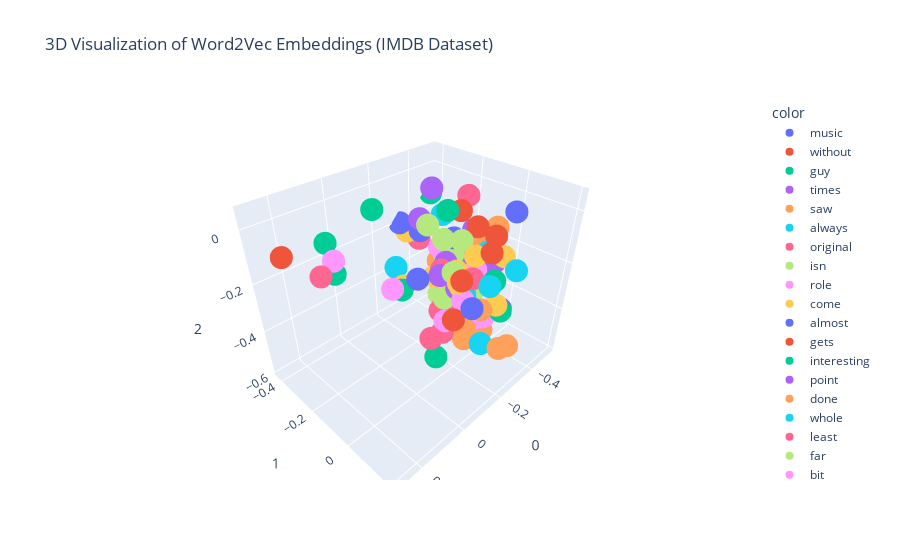

Source (notebook cell):
### Code cell
# ----------------------------------------------------------
# IMPORTS
# ----------------------------------------------------------
import numpy as np
import pandas as pd
import gensim
from gensim.utils import simple_preprocess
from keras.datasets import imdb
from sklearn.decomposition import PCA
import plotly.express as px


# ----------------------------------------------------------
# LOAD INBUILT IMDB DATASET (NO CSV, NO FOLDER NEEDED)
# ----------------------------------------------------------
# Load IMDB dataset with top 10,000 most frequent words
(X_train, y_train), (X_test, y_test) = imdb.load_data(num_words=10000)

# Load word-index dictionary to decode encoded reviews
word_index = imdb.get_word_index()

# Reverse dictionary: id → word
reverse_word_index = {value: key for key, value in word_index.items()}

# Function to convert encoded review to plain text
def decode_review(encoded_review):
    # IMDB reserves first 3 indices for special tokens
    return " ".join([reverse_word_index.get(i - 3, "?") for i in encoded_review])


# ----------------------------------------------------------
# CREATE TEXT CORPUS FOR WORD2VEC
# ----------------------------------------------------------
corpus = []

# Combine BOTH training & testing reviews (50,000 total)
all_reviews = np.concatenate((X_train, X_test))

# Convert each encoded review into text + tokenize
for review in all_reviews:
    raw_text = decode_review(review)
    
    # Convert sentence to a list of cleaned tokens
    tokens = simple_preprocess(raw_text)
    
    corpus.append(tokens)    # Add tokenized sentence to corpus


# ----------------------------------------------------------
# TRAIN WORD2VEC MODEL
# ----------------------------------------------------------
# Initialize Word2Vec model
model = gensim.models.Word2Vec(
    vector_size=100,   # embedding dimension
    window=5,          # context window
    min_count=5,       # ignore rare words
    workers=4,         # use 4 CPU cores
)

# Build vocabulary
model.build_vocab(corpus)

# Train the model
model.train(
    corpus,
    total_examples=model.corpus_count,
    epochs=model.epochs
)

print("Word2Vec Training Completed!")


# ----------------------------------------------------------
# WORD SIMILARITY TESTS
# ----------------------------------------------------------
# Example: find similar words to "good"
print("\nWords similar to 'good':")
print(model.wv.most_similar("good"))

# Example odd-one-out test
print("\nOdd one out test:")
print(model.wv.doesnt_match(["good", "great", "excellent", "king"]))


# ----------------------------------------------------------
# EXTRACT WORD EMBEDDINGS
# ----------------------------------------------------------
vectors = model.wv.get_normed_vectors()     # embedding matrix
words = model.wv.index_to_key               # list of words

print("\nVocabulary Size:", len(words))
print("Embedding Matrix Shape:", vectors.shape)


# ----------------------------------------------------------
# PCA REDUCTION TO 3D FOR VISUALIZATION
# ----------------------------------------------------------
pca = PCA(n_components=3)

# Reduce embeddings from 100D → 3D
X_reduced = pca.fit_transform(vectors)

print("\nPCA Shape:", X_reduced.shape)


# ----------------------------------------------------------
# 3D VISUALIZATION USING PLOTLY
# ----------------------------------------------------------
# Select a slice of 200 words for plotting
slice_start = 200
slice_end = 300

fig = px.scatter_3d(
    X_reduced[slice_start:slice_end],
    x=0, y=1, z=2,
    color=words[slice_start:slice_end],
    title="3D Visualization of Word2Vec Embeddings (IMDB Dataset)"
)

fig.show()

# ----------------------------------------------------------
# END OF FILE
# ----------------------------------------------------------

### Figure 1 — Plotly figure (JSON) as saved in the notebook; plotly's stock layout.template omitted (floating-point values rounded to 4 significant figures)
{"data": [{"hovertemplate": "color=music<br>0=%{x}<br>1=%{y}<br>2=%{z}<extra></extra>", "legendgroup": "music", "marker": {"color": "#636efa", "symbol": "circle"}, "mode": "markers", "name": "music", "scene": "scene", "showlegend": true, "type": "scatter3d", "x": [-0.3098], "y": [-0.2936], "z": [-0.1753]}, {"hovertemplate": "color=without<br>0=%{x}<br>1=%{y}<br>2=%{z}<extra></extra>", "legendgroup": "without", "marker": {"color": "#EF553B", "symbol": "circle"}, "mode": "markers", "name": "without", "scene": "scene", "showlegend": true, "type": "scatter3d", "x": [-0.3858], "y": [-0.07823], "z": [-0.1077]}, {"hovertemplate": "color=guy<br>0=%{x}<br>1=%{y}<br>2=%{z}<extra></extra>", "legendgroup": "guy", "marker": {"color": "#00cc96", "symbol": "circle"}, "mode": "markers", "name": "guy", "scene": "scene", "showlegend": true, "type": "scatter3d", "x": [0.02849], "y": [0.1114], "z": [-0.3349]}, {"hovertemplate": "color=times<br>0=%{x}<br>1=%{y}<br>2=%{z}<extra></extra>", "legendgroup": "times", "marker": {"color": "#ab63fa", "symbol": "circle"}, "mode": "markers", "name": "times", "scene": "scene", "showlegend": true, "type": "scatter3d", "x": [-0.4052], "y": [-0.09857], "z": [-0.2936]}, {"hovertemplate": "color=saw<br>0=%{x}<br>1=%{y}<br>2=%{z}<extra></extra>", "legendgroup": "saw", "marker": {"color": "#FFA15A", "symbol": "circle"}, "mode": "markers", "name": "saw", "scene": "scene", "showlegend": true, "type": "scatter3d", "x": [-0.3018], "y": [-0.04044], "z": [-0.5604]}, {"hovertemplate": "color=always<br>0=%{x}<br>1=%{y}<br>2=%{z}<extra></extra>", "legendgroup": "always", "marker": {"color": "#19d3f3", "symbol": "circle"}, "mode": "markers", "name": "always", "scene": "scene", "showlegend": true, "type": "scatter3d", "x": [-0.168], "y": [-0.28], "z": [-0.2719]}, {"hovertemplate": "color=original<br>0=%{x}<br>1=%{y}<br>2=%{z}<extra></extra>", "legendgroup": "original", "marker": {"color": "#FF6692", "symbol": "circle"}, "mode": "markers", "name": "original", "scene": "scene", "showlegend": true, "type": "scatter3d", "x": [-0.4201], "y": [-0.4097], "z": [-0.2965]}, {"hovertemplate": "color=isn<br>0=%{x}<br>1=%{y}<br>2=%{z}<extra></extra>", "legendgroup": "isn", "marker": {"color": "#B6E880", "symbol": "circle"}, "mode": "markers", "name": "isn", "scene": "scene", "showlegend": true, "type": "scatter3d", "x": [-0.3958], "y": [-0.2474], "z": [-0.2863]}, {"hovertemplate": "color=role<br>0=%{x}<br>1=%{y}<br>2=%{z}<extra></extra>", "legendgroup": "role", "marker": {"color": "#FF97FF", "symbol": "circle"}, "mode": "markers", "name": "role", "scene": "scene", "showlegend": true, "type": "scatter3d", "x": [0.09872], "y": [-0.2833], "z": [-0.1297]}, {"hovertemplate": "color=come<br>0=%{x}<br>1=%{y}<br>2=%{z}<extra></extra>", "legendgroup": "come", "marker": {"color": "#FECB52", "symbol": "circle"}, "mode": "markers", "name": "come", "scene": "scene", "showlegend": true, "type": "scatter3d", "x": [-0.3214], "y": [0.07722], "z": [-0.3403]}, {"hovertemplate": "color=almost<br>0=%{x}<br>1=%{y}<br>2=%{z}<extra></extra>", "legendgroup": "almost", "marker": {"color": "#636efa", "symbol": "circle"}, "mode": "markers", "name": "almost", "scene": "scene", "showlegend": true, "type": "scatter3d", "x": [-0.4023], "y": [-0.2016], "z": [-0.2068]}, {"hovertemplate": "color=gets<br>0=%{x}<br>1=%{y}<br>2=%{z}<extra></extra>", "legendgroup": "gets", "marker": {"color": "#EF553B", "symbol": "circle"}, "mode": "markers", "name": "gets", "scene": "scene", "showlegend": true, "type": "scatter3d", "x": [-0.03937], "y": [0.1172], "z": [-0.2239]}, {"hovertemplate": "color=interesting<br>0=%{x}<br>1=%{y}<br>2=%{z}<extra></extra>", "legendgroup": "interesting", "marker": {"color": "#00cc96", "symbol": "circle"}, "mode": "markers", "name": "interesting", "scene": "scene", "showlegend": true, "type": "scatter3d", "x": [-0.505], "y": [-0.4269], "z": [-0.1211]}, {"hovertemplate": "color=point<br>0=%{x}<br>1=%{y}<br>2=%{z}<extra></extra>", "legendgroup": "point", "marker": {"color": "#ab63fa", "symbol": "circle"}, "mode": "markers", "name": "point", "scene": "scene", "showlegend": true, "type": "scatter3d", "x": [-0.4304], "y": [-0.02398], "z": [-0.2545]}, {"hovertemplate": "color=done<br>0=%{x}<br>1=%{y}<br>2=%{z}<extra></extra>", "legendgroup": "done", "marker": {"color": "#FFA15A", "symbol": "circle"}, "mode": "markers", "name": "done", "scene": "scene", "showlegend": true, "type": "scatter3d", "x": [-0.3874], "y": [-0.2657], "z": [-0.3313]}, {"hovertemplate": "color=whole<br>0=%{x}<br>1=%{y}<br>2=%{z}<extra></extra>", "legendgroup": "whole", "marker": {"color": "#19d3f3", "symbol": "circle"}, "mode": "markers", "name": "whole", "scene": "scene", "showlegend": true, "type": "scatter3d", "x": [-0.4594], "y": [-0.1417], "z": [-0.2768]}, {"hovertemplate": "color=least<br>0=%{x}<br>1=%{y}<br>2=%{z}<extra></extra>", "legendgroup": "least", "marker": {"color": "#FF6692", "symbol": "circle"}, "mode": "markers", "name": "least", "scene": "scene", "showlegend": true, "type": "scatter3d", "x": [-0.4101], "y": [-0.1751], "z": [-0.3465]}, {"hovertemplate": "color=far<br>0=%{x}<br>1=%{y}<br>2=%{z}<extra></extra>", "legendgroup": "far", "marker": {"color": "#B6E880", "symbol": "circle"}, "mode": "markers", "name": "far", "scene": "scene", "showlegend": true, "type": "scatter3d", "x": [-0.3563], "y": [-0.2138], "z": [-0.2006]}, {"hovertemplate": "color=bit<br>0=%{x}<br>1=%{y}<br>2=%{z}<extra></extra>", "legendgroup": "bit", "marker": {"color": "#FF97FF", "symbol": "circle"}, "mode": "markers", "name": "bit", "scene": "scene", "showlegend": true, "type": "scatter3d", "x": [-0.39], "y": [-0.2629], "z": [-0.2672]}, {"hovertemplate": "color=script<br>0=%{x}<br>1=%{y}<br>2=%{z}<extra></extra>", "legendgroup": "script", "marker": {"color": "#FECB52", "symbol": "circle"}, "mode": "markers", "name": "script", "scene": "scene", "showlegend": true, "type": "scatter3d", "x": [-0.3497], "y": [-0.4087], "z": [-0.2353]}, {"hovertemplate": "color=minutes<br>0=%{x}<br>1=%{y}<br>2=%{z}<extra></extra>", "legendgroup": "minutes", "marker": {"color": "#636efa", "symbol": "circle"}, "mode": "markers", "name": "minutes", "scene": "scene", "showlegend": true, "type": "scatter3d", "x": [-0.448], "y": [0.01799], "z": [-0.458]}, {"hovertemplate": "color=family<br>0=%{x}<br>1=%{y}<br>2=%{z}<extra></extra>", "legendgroup": "family", "marker": {"color": "#EF553B", "symbol": "circle"}, "mode": "markers", "name": "family", "scene": "scene", "showlegend": true, "type": "scatter3d", "x": [-0.1686], "y": [0.1425], "z": [-0.03262]}, {"hovertemplate": "color=feel<br>0=%{x}<br>1=%{y}<br>2=%{z}<extra></extra>", "legendgroup": "feel", "marker": {"color": "#00cc96", "symbol": "circle"}, "mode": "markers", "name": "feel", "scene": "scene", "showlegend": true, "type": "scatter3d", "x": [-0.5191], "y": [-0.1997], "z": [-0.2963]}, {"hovertemplate": "color=anything<br>0=%{x}<br>1=%{y}<br>2=%{z}<extra></extra>", "legendgroup": "anything", "marker": {"color": "#ab63fa", "symbol": "circle"}, "mode": "markers", "name": "anything", "scene": "scene", "showlegend": true, "type": "scatter3d", "x": [-0.3944], "y": [-0.1178], "z": [-0.3605]}, {"hovertemplate": "color=making<br>0=%{x}<br>1=%{y}<br>2=%{z}<extra></extra>", "legendgroup": "making", "marker": {"color": "#FFA15A", "symbol": "circle"}, "mode": "markers", "name": "making", "scene": "scene", "showlegend": true, "type": "scatter3d", "x": [-0.4573], "y": [-0.1028], "z": [-0.1964]}, {"hovertemplate": "color=might<br>0=%{x}<br>1=%{y}<br>2=%{z}<extra></extra>", "legendgroup": "might", "marker": {"color": "#19d3f3", "symbol": "circle"}, "mode": "markers", "name": "might", "scene": "scene", "showlegend": true, "type": "scatter3d", "x": [-0.3754], "y": [-0.1464], "z": [-0.3196]}, {"hovertemplate": "color=since<br>0=%{x}<br>1=%{y}<br>2=%{z}<extra></extra>", "legendgroup": "since", "marker": {"color": "#FF6692", "symbol": "circle"}, "mode": "markers", "name": "since", "scene": "scene", "showlegend": true, "type": "scatter3d", "x": [-0.3068], "y": [-0.1585], "z": [-0.4576]}, {"hovertemplate": "color=am<br>0=%{x}<br>1=%{y}<br>2=%{z}<extra></extra>", "legendgroup": "am", "marker": {"color": "#B6E880", "symbol": "circle"}, "mode": "markers", "name": "am", "scene": "scene", "showlegend": true, "type": "scatter3d", "x": [-0.3168], "y": [-0.1645], "z": [-0.4312]}, {"hovertemplate": "color=ll<br>0=%{x}<br>1=%{y}<br>2=%{z}<extra></extra>", "legendgroup": "ll", "marker": {"color": "#FF97FF", "symbol": "circle"}, "mode": "markers", "name": "ll", "scene": "scene", "showlegend": true, "type": "scatter3d", "x": [-0.3778], "y": [-0.05025], "z": [-0.5028]}, {"hovertemplate": "color=last<br>0=%{x}<br>1=%{y}<br>2=%{z}<extra></extra>", "legendgroup": "last", "marker": {"color": "#FECB52", "symbol": "circle"}, "mode": "markers", "name": "last", "scene": "scene", "showlegend": true, "type": "scatter3d", "x": [-0.2661], "y": [-0.04663], "z": [-0.4553]}, {"hovertemplate": "color=tv<br>0=%{x}<br>1=%{y}<br>2=%{z}<extra></extra>", "legendgroup": "tv", "marker": {"color": "#636efa", "symbol": "circle"}, "mode": "markers", "name": "tv", "scene": "scene", "showlegend": true, "type": "scatter3d", "x": [-0.313], "y": [-0.1071], "z": [-0.508]}, {"hovertemplate": "color=probably<br>0=%{x}<br>1=%{y}<br>2=%{z}<extra></extra>", "legendgroup": "probably", "marker": {"color": "#EF553B", "symbol": "circle"}, "mode": "markers", "name": "probably", "scene": "scene", "showlegend": true, "type": "scatter3d", "x": [-0.4881], "y": [-0.223], "z": [-0.5296]}, {"hovertemplate": "color=performance<br>0=%{x}<br>1=%{y}<br>2=%{z}<extra></extra>", "legendgroup": "performance", "marker": {"color": "#00cc96", "symbol": "circle"}, "mode": "markers", "name": "performance", "scene": "scene", "showlegend": true, "type": "scatter3d", "x": [0.05212], "y": [-0.3951], "z": [-0.1266]}, {"hovertemplate": "color=kind<br>0=%{x}<br>1=%{y}<br>2=%{z}<extra></extra>", "legendgroup": "kind", "marker": {"color": "#ab63fa", "symbol": "circle"}, "mode": "markers", "name": "kind", "scene": "scene", "showlegend": true, "type": "scatter3d", "x": [-0.4747], "y": [-0.1644], "z": [-0.1844]}, {"hovertemplate": "color=away<br>0=%{x}<br>1=%{y}<br>2=%{z}<extra></extra>", "legendgroup": "away", "marker": {"color": "#FFA15A", "symbol": "circle"}, "mode": "markers", "name": "away", "scene": "scene", "showlegend": true, "type": "scatter3d", "x": [-0.2485], "y": [0.06552], "z": [-0.3282]}, {"hovertemplate": "color=yet<br>0=%{x}<br>1=%{y}<br>2=%{z}<extra></extra>", "legendgroup": "yet", "marker": {"color": "#19d3f3", "symbol": "circle"}, "mode": "markers", "name": "yet", "scene": "scene", "showlegend": true, "type": "scatter3d", "x": [-0.3042], "y": [-0.1785], "z": [-0.066]}, {"hovertemplate": "color=girl<br>0=%{x}<br>1=%{y}<br>2=%{z}<extra></extra>", "legendgroup": "girl", "marker": {"color": "#FF6692", "symbol": "circle"}, "mode": "markers", "name": "girl", "scene": "scene", "showlegend": true, "type": "scatter3d", "x": [0.1106], "y": [0.1656], "z": [-0.1747]}, {"hovertemplate": "color=anyone<br>0=%{x}<br>1=%{y}<br>2=%{z}<extra></extra>", "legendgroup": "anyone", "marker": {"color": "#B6E880", "symbol": "circle"}, "mode": "markers", "name": "anyone", "scene": "scene", "showlegend": true, "type": "scatter3d", "x": [-0.3235], "y": [-0.08997], "z": [-0.3439]}, {"hovertemplate": "color=fun<br>0=%{x}<br>1=%{y}<br>2=%{z}<extra></extra>", "legendgroup": "fun", "marker": {"color": "#FF97FF", "symbol": "circle"}, "mode": "markers", "name": "fun", "scene": "scene", "showlegend": true, "type": "scatter3d", "x": [-0.4331], "y": [-0.3], "z": [-0.3707]}, {"hovertemplate": "color=worst<br>0=%{x}<br>1=%{y}<br>2=%{z}<extra></extra>", "legendgroup": "worst", "marker": {"color": "#FECB52", "symbol": "circle"}, "mode": "markers", "name": "worst", "scene": "scene", "showlegend": true, "type": "scatter3d", "x": [-0.3305], "y": [-0.2326], "z": [-0.3648]}, {"hovertemplate": "color=woman<br>0=%{x}<br>1=%{y}<br>2=%{z}<extra></extra>", "legendgroup": "woman", "marker": {"color": "#636efa", "symbol": "circle"}, "mode": "markers", "name": "woman", "scene": "scene", "showlegend": true, "type": "scatter3d", "x": [0.1373], "y": [0.1417], "z": [0.02028]}, {"hovertemplate": "color=sure<br>0=%{x}<br>1=%{y}<br>2=%{z}<extra></extra>", "legendgroup": "sure", "marker": {"color": "#EF553B", "symbol": "circle"}, "mode": "markers", "name": "sure", "scene": "scene", "showlegend": true, "type": "scatter3d", "x": [-0.4976], "y": [-0.1957], "z": [-0.5118]}, {"hovertemplate": "color=rather<br>0=%{x}<br>1=%{y}<br>2=%{z}<extra></extra>", "legendgroup": "rather", "marker": {"color": "#00cc96", "symbol": "circle"}, "mode": "markers", "name": "rather", "scene": "scene", "showlegend": true, "type": "scatter3d", "x": [-0.3111], "y": [-0.159], "z": [-0.0463]}, {"hovertemplate": "color=hard<br>0=%{x}<br>1=%{y}<br>2=%{z}<extra></extra>", "legendgroup": "hard", "marker": {"color": "#ab63fa", "symbol": "circle"}, "mode": "markers", "name": "hard", "scene": "scene", "showlegend": true, "type": "scatter3d", "x": [-0.3248], "y": [-0.1698], "z": [-0.2697]}, {"hovertemplate": "color=day<br>0=%{x}<br>1=%{y}<br>2=%{z}<extra></extra>", "legendgroup": "day", "marker": {"color": "#FFA15A", "symbol": "circle"}, "mode": "markers", "name": "day", "scene": "scene", "showlegend": true, "type": "scatter3d", "x": [-0.1712], "y": [0.2038], "z": [-0.3695]}, {"hovertemplate": "color=each<br>0=%{x}<br>1=%{y}<br>2=%{z}<extra></extra>", "legendgroup": "each", "marker": {"color": "#19d3f3", "symbol": "circle"}, "mode": "markers", "name": "each", "scene": "scene", "showlegend": true, "type": "scatter3d", "x": [-0.2403], "y": [0.07898], "z": [-0.08539]}, {"hovertemplate": "color=played<br>0=%{x}<br>1=%{y}<br>2=%{z}<extra></extra>", "legendgroup": "played", "marker": {"color": "#FF6692", "symbol": "circle"}, "mode": "markers", "name": "played", "scene": "scene", "showlegend": true, "type": "scatter3d", "x": [0.183], "y": [-0.2329], "z": [-0.1277]}, {"hovertemplate": "color=found<br>0=%{x}<br>1=%{y}<br>2=%{z}<extra></extra>", "legendgroup": "found", "marker": {"color": "#B6E880", "symbol": "circle"}, "mode": "markers", "name": "found", "scene": "scene", "showlegend": true, "type": "scatter3d", "x": [-0.3785], "y": [-0.1835], "z": [-0.2627]}, {"hovertemplate": "color=looking<br>0=%{x}<br>1=%{y}<br>2=%{z}<extra></extra>", "legendgroup": "looking", "marker": {"color": "#FF97FF", "symbol": "circle"}, "mode": "markers", "name": "looking", "scene": "scene", "showlegend": true, "type": "scatter3d", "x": [-0.2149], "y": [0.009808], "z": [-0.2988]}, {"hovertemplate": "color=screen<br>0=%{x}<br>1=%{y}<br>2=%{z}<extra></extra>", "legendgroup": "screen", "marker": {"color": "#FECB52", "symbol": "circle"}, "mode": "markers", "name": "screen", "scene": "scene", "showlegend": true, "type": "scatter3d", "x": [-0.2304], "y": [-0.1204], "z": [-0.2688]}, {"hovertemplate": "color=although<br>0=%{x}<br>1=%{y}<br>2=%{z}<extra></extra>", "legendgroup": "although", "marker": {"color": "#636efa", "symbol": "circle"}, "mode": "markers", "name": "although", "scene": "scene", "showlegend": true, "type": "scatter3d", "x": [-0.327], "y": [-0.4267], "z": [-0.1958]}, {"hovertemplate": "color=our<br>0=%{x}<br>1=%{y}<br>2=%{z}<extra></extra>", "legendgroup": "our", "marker": {"color": "#EF553B", "symbol": "circle"}, "mode": "markers", "name": "our", "scene": "scene", "showlegend": true, "type": "scatter3d", "x": [-0.2201], "y": [0.1167], "z": [-0.006302]}, {"hovertemplate": "color=especially<br>0=%{x}<br>1=%{y}<br>2=%{z}<extra></extra>", "legendgroup": "especially", "marker": {"color": "#00cc96", "symbol": "circle"}, "mode": "markers", "name": "especially", "scene": "scene", "showlegend": true, "type": "scatter3d", "x": [-0.1329], "y": [-0.359], "z": [-0.04999]}, {"hovertemplate": "color=believe<br>0=%{x}<br>1=%{y}<br>2=%{z}<extra></extra>", "legendgroup": "believe", "marker": {"color": "#ab63fa", "symbol": "circle"}, "mode": "markers", "name": "believe", "scene": "scene", "showlegend": true, "type": "scatter3d", "x": [-0.3671], "y": [-0.1439], "z": [-0.3989]}, {"hovertemplate": "color=dvd<br>0=%{x}<br>1=%{y}<br>2=%{z}<extra></extra>", "legendgroup": "dvd", "marker": {"color": "#FFA15A", "symbol": "circle"}, "mode": "markers", "name": "dvd", "scene": "scene", "showlegend": true, "type": "scatter3d", "x": [-0.3966], "y": [-0.02894], "z": [-0.5635]}, {"hovertemplate": "color=having<br>0=%{x}<br>1=%{y}<br>2=%{z}<extra></extra>", "legendgroup": "having", "marker": {"color": "#19d3f3", "symbol": "circle"}, "mode": "markers", "name": "having", "scene": "scene", "showlegend": true, "type": "scatter3d", "x": [-0.1639], "y": [0.04571], "z": [-0.1739]}, {"hovertemplate": "color=trying<br>0=%{x}<br>1=%{y}<br>2=%{z}<extra></extra>", "legendgroup": "trying", "marker": {"color": "#FF6692", "symbol": "circle"}, "mode": "markers", "name": "trying", "scene": "scene", "showlegend": true, "type": "scatter3d", "x": [-0.1807], "y": [0.07058], "z": [-0.1633]}, {"hovertemplate": "color=course<br>0=%{x}<br>1=%{y}<br>2=%{z}<extra></extra>", "legendgroup": "course", "marker": {"color": "#B6E880", "symbol": "circle"}, "mode": "markers", "name": "course", "scene": "scene", "showlegend": true, "type": "scatter3d", "x": [-0.189], "y": [-0.0185], "z": [-0.1845]}, {"hovertemplate": "color=everything<br>0=%{x}<br>1=%{y}<br>2=%{z}<extra></extra>", "legendgroup": "everything", "marker": {"color": "#FF97FF", "symbol": "circle"}, "mode": "markers", "name": "everything", "scene": "scene", "showlegend": true, "type": "scatter3d", "x": [-0.3569], "y": [-0.0503], "z": [-0.2665]}, {"hovertemplate": "color=set<br>0=%{x}<br>1=%{y}<br>2=%{z}<extra></extra>", "legendgroup": "set", "marker": {"color": "#FECB52", "symbol": "circle"}, "mode": "markers", "name": "set", "scene": "scene", "showlegend": true, "type": "scatter3d", "x": [-0.3352], "y": [0.07841], "z": [-0.1433]}, {"hovertemplate": "color=goes<br>0=%{x}<br>1=%{y}<br>2=%{z}<extra></extra>", "legendgroup": "goes", "marker": {"color": "#636efa", "symbol": "circle"}, "mode": "markers", "name": "goes", "scene": "scene", "showlegend": true, "type": "scatter3d", "x": [-0.09129], "y": [0.1447], "z": [-0.1944]}, {"hovertemplate": "color=comes<br>0=%{x}<br>1=%{y}<br>2=%{z}<extra></extra>", "legendgroup": "comes", "marker": {"color": "#EF553B", "symbol": "circle"}, "mode": "markers", "name": "comes", "scene": "scene", "showlegend": true, "type": "scatter3d", "x": [-0.1232], "y": [0.07327], "z": [-0.1428]}, {"hovertemplate": "color=put<br>0=%{x}<br>1=%{y}<br>2=%{z}<extra></extra>", "legendgroup": "put", "marker": {"color": "#00cc96", "symbol": "circle"}, "mode": "markers", "name": "put", "scene": "scene", "showlegend": true, "type": "scatter3d", "x": [-0.3807], "y": [0.06112], "z": [-0.4084]}, {"hovertemplate": "color=ending<br>0=%{x}<br>1=%{y}<br>2=%{z}<extra></extra>", "legendgroup": "ending", "marker": {"color": "#ab63fa", "symbol": "circle"}, "mode": "markers", "name": "ending", "scene": "scene", "showlegend": true, "type": "scatter3d", "x": [-0.4562], "y": [-0.1896], "z": [-0.2759]}, {"hovertemplate": "color=maybe<br>0=%{x}<br>1=%{y}<br>2=%{z}<extra></extra>", "legendgroup": "maybe", "marker": {"color": "#FFA15A", "symbol": "circle"}, "mode": "markers", "name": "maybe", "scene": "scene", "showlegend": true, "type": "scatter3d", "x": [-0.5223], "y": [-0.1296], "z": [-0.593]}, {"hovertemplate": "color=place<br>0=%{x}<br>1=%{y}<br>2=%{z}<extra></extra>", "legendgroup": "place", "marker": {"color": "#19d3f3", "symbol": "circle"}, "mode": "markers", "name": "place", "scene": "scene", "showlegend": true, "type": "scatter3d", "x": [-0.3427], "y": [0.1276], "z": [-0.1805]}, {"hovertemplate": "color=book<br>0=%{x}<br>1=%{y}<br>2=%{z}<extra></extra>", "legendgroup": "book", "marker": {"color": "#FF6692", "symbol": "circle"}, "mode": "markers", "name": "book", "scene": "scene", "showlegend": true, "type": "scatter3d", "x": [-0.3003], "y": [-0.1703], "z": [-0.2932]}, {"hovertemplate": "color=shows<br>0=%{x}<br>1=%{y}<br>2=%{z}<extra></extra>", "legendgroup": "shows", "marker": {"color": "#B6E880", "symbol": "circle"}, "mode": "markers", "name": "shows", "scene": "scene", "showlegend": true, "type": "scatter3d", "x": [-0.2933], "y": [-0.07311], "z": [-0.1251]}, {"hovertemplate": "color=let<br>0=%{x}<br>1=%{y}<br>2=%{z}<extra></extra>", "legendgroup": "let", "marker": {"color": "#FF97FF", "symbol": "circle"}, "mode": "markers", "name": "let", "scene": "scene", "showlegend": true, "type": "scatter3d", "x": [-0.3367], "y": [0.01586], "z": [-0.4372]}, {"hovertemplate": "color=three<br>0=%{x}<br>1=%{y}<br>2=%{z}<extra></extra>", "legendgroup": "three", "marker": {"color": "#FECB52", "symbol": "circle"}, "mode": "markers", "name": "three", "scene": "scene", "showlegend": true, "type": "scatter3d", "x": [-0.1713], "y": [0.02121], "z": [-0.1988]}, {"hovertemplate": "color=worth<br>0=%{x}<br>1=%{y}<br>2=%{z}<extra></extra>", "legendgroup": "worth", "marker": {"color": "#636efa", "symbol": "circle"}, "mode": "markers", "name": "worth", "scene": "scene", "showlegend": true, "type": "scatter3d", "x": [-0.3991], "y": [-0.2803], "z": [-0.4136]}, {"hovertemplate": "color=different<br>0=%{x}<br>1=%{y}<br>2=%{z}<extra></extra>", "legendgroup": "different", "marker": {"color": "#EF553B", "symbol": "circle"}, "mode": "markers", "name": "different", "scene": "scene", "showlegend": true, "type": "scatter3d", "x": [-0.4193], "y": [-0.1862], "z": [-0.09226]}, {"hovertemplate": "color=actor<br>0=%{x}<br>1=%{y}<br>2=%{z}<extra></extra>", "legendgroup": "actor", "marker": {"color": "#00cc96", "symbol": "circle"}, "mode": "markers", "name": "actor", "scene": "scene", "showlegend": true, "type": "scatter3d", "x": [0.05298], "y": [-0.3548], "z": [-0.235]}, {"hovertemplate": "color=main<br>0=%{x}<br>1=%{y}<br>2=%{z}<extra></extra>", "legendgroup": "main", "marker": {"color": "#ab63fa", "symbol": "circle"}, "mode": "markers", "name": "main", "scene": "scene", "showlegend": true, "type": "scatter3d", "x": [-0.2385], "y": [-0.2256], "z": [-0.07579]}, {"hovertemplate": "color=once<br>0=%{x}<br>1=%{y}<br>2=%{z}<extra></extra>", "legendgroup": "once", "marker": {"color": "#FFA15A", "symbol": "circle"}, "mode": "markers", "name": "once", "scene": "scene", "showlegend": true, "type": "scatter3d", "x": [-0.1894], "y": [0.04718], "z": [-0.3924]}, {"hovertemplate": "color=someone<br>0=%{x}<br>1=%{y}<br>2=%{z}<extra></extra>", "legendgroup": "someone", "marker": {"color": "#19d3f3", "symbol": "circle"}, "mode": "markers", "name": "someone", "scene": "scene", "showlegend": true, "type": "scatter3d", "x": [-0.1979], "y": [0.1136], "z": [-0.4223]}, {"hovertemplate": "color=sense<br>0=%{x}<br>1=%{y}<br>2=%{z}<extra></extra>", "legendgroup": "sense", "marker": {"color": "#FF6692", "symbol": "circle"}, "mode": "markers", "name": "sense", "scene": "scene", "showlegend": true, "type": "scatter3d", "x": [-0.4714], "y": [-0.197], "z": [-0.05109]}, {"hovertemplate": "color=american<br>0=%{x}<br>1=%{y}<br>2=%{z}<extra></extra>", "legendgroup": "american", "marker": {"color": "#B6E880", "symbol": "circle"}, "mode": "markers", "name": "american", "scene": "scene", "showlegend": true, "type": "scatter3d", "x": [-0.09482], "y": [-0.04885], "z": [0.01557]}, {"hovertemplate": "color=reason<br>0=%{x}<br>1=%{y}<br>2=%{z}<extra></extra>", "legendgroup": "reason", "marker": {"color": "#FF97FF", "symbol": "circle"}, "mode": "markers", "name": "reason", "scene": "scene", "showlegend": true, "type": "scatter3d", "x": [-0.3845], "y": [-0.07196], "z": [-0.3302]}, {"hovertemplate": "color=looks<br>0=%{x}<br>1=%{y}<br>2=%{z}<extra></extra>", "legendgroup": "looks", "marker": {"color": "#FECB52", "symbol": "circle"}, "mode": "markers", "name": "looks", "scene": "scene", "showlegend": true, "type": "scatter3d", "x": [-0.07683], "y": [-0.1414], "z": [-0.2439]}, {"hovertemplate": "color=effects<br>0=%{x}<br>1=%{y}<br>2=%{z}<extra></extra>", "legendgroup": "effects", "marker": {"color": "#636efa", "symbol": "circle"}, "mode": "markers", "name": "effects", "scene": "scene", "showlegend": true, "type": "scatter3d", "x": [-0.429], "y": [-0.1345], "z": [-0.1987]}, {"hovertemplate": "color=watched<br>0=%{x}<br>1=%{y}<br>2=%{z}<extra></extra>", "legendgroup": "watched", "marker": {"color": "#EF553B", "symbol": "circle"}, "mode": "markers", "name": "watched", "scene": "scene", "showlegend": true, "type": "scatter3d", "x": [-0.3877], "y": [-0.1089], "z": [-0.5909]}, {"hovertemplate": "color=play<br>0=%{x}<br>1=%{y}<br>2=%{z}<extra></extra>", "legendgroup": "play", "marker": {"color": "#00cc96", "symbol": "circle"}, "mode": "markers", "name": "play", "scene": "scene", "showlegend": true, "type": "scatter3d", "x": [-0.05066], "y": [-0.1215], "z": [-0.238]}, {"hovertemplate": "color=true<br>0=%{x}<br>1=%{y}<br>2=%{z}<extra></extra>", "legendgroup": "true", "marker": {"color": "#ab63fa", "symbol": "circle"}, "mode": "markers", "name": "true", "scene": "scene", "showlegend": true, "type": "scatter3d", "x": [-0.3979], "y": [-0.3195], "z": [-0.03582]}, {"hovertemplate": "color=money<br>0=%{x}<br>1=%{y}<br>2=%{z}<extra></extra>", "legendgroup": "money", "marker": {"color": "#FFA15A", "symbol": "circle"}, "mode": "markers", "name": "money", "scene": "scene", "showlegend": true, "type": "scatter3d", "x": [-0.2715], "y": [0.1743], "z": [-0.4405]}, {"hovertemplate": "color=everyone<br>0=%{x}<br>1=%{y}<br>2=%{z}<extra></extra>", "legendgroup": "everyone", "marker": {"color": "#19d3f3", "symbol": "circle"}, "mode": "markers", "name": "everyone", "scene": "scene", "showlegend": true, "type": "scatter3d", "x": [-0.2347], "y": [0.001703], "z": [-0.2893]}, {"hovertemplate": "color=year<br>0=%{x}<br>1=%{y}<br>2=%{z}<extra></extra>", "legendgroup": "year", "marker": {"color": "#FF6692", "symbol": "circle"}, "mode": "markers", "name": "year", "scene": "scene", "showlegend": true, "type": "scatter3d", "x": [-0.1193], "y": [0.005085], "z": [-0.3889]}, {"hovertemplate": "color=wasn<br>0=%{x}<br>1=%{y}<br>2=%{z}<extra></extra>", "legendgroup": "wasn", "marker": {"color": "#B6E880", "symbol": "circle"}, "mode": "markers", "name": "wasn", "scene": "scene", "showlegend": true, "type": "scatter3d", "x": [-0.3615], "y": [-0.2323], "z": [-0.4677]}, {"hovertemplate": "color=job<br>0=%{x}<br>1=%{y}<br>2=%{z}<extra></extra>", "legendgroup": "job", "marker": {"color": "#FF97FF", "symbol": "circle"}, "mode": "markers", "name": "job", "scene": "scene", "showlegend": true, "type": "scatter3d", "x": [-0.003355], "y": [-0.1154], "z": [-0.2082]}, {"hovertemplate": "color=together<br>0=%{x}<br>1=%{y}<br>2=%{z}<extra></extra>", "legendgroup": "together", "marker": {"color": "#FECB52", "symbol": "circle"}, "mode": "markers", "name": "together", "scene": "scene", "showlegend": true, "type": "scatter3d", "x": [-0.2307], "y": [-0.03767], "z": [-0.2062]}, {"hovertemplate": "color=war<br>0=%{x}<br>1=%{y}<br>2=%{z}<extra></extra>", "legendgroup": "war", "marker": {"color": "#636efa", "symbol": "circle"}, "mode": "markers", "name": "war", "scene": "scene", "showlegend": true, "type": "scatter3d", "x": [-0.2825], "y": [0.1361], "z": [0.05777]}, {"hovertemplate": "color=plays<br>0=%{x}<br>1=%{y}<br>2=%{z}<extra></extra>", "legendgroup": "plays", "marker": {"color": "#EF553B", "symbol": "circle"}, "mode": "markers", "name": "plays", "scene": "scene", "showlegend": true, "type": "scatter3d", "x": [0.2859], "y": [-0.2586], "z": [-0.02531]}, {"hovertemplate": "color=instead<br>0=%{x}<br>1=%{y}<br>2=%{z}<extra></extra>", "legendgroup": "instead", "marker": {"color": "#00cc96", "symbol": "circle"}, "mode": "markers", "name": "instead", "scene": "scene", "showlegend": true, "type": "scatter3d", "x": [-0.2958], "y": [0.07799], "z": [-0.223]}, {"hovertemplate": "color=high<br>0=%{x}<br>1=%{y}<br>2=%{z}<extra></extra>", "legendgroup": "high", "marker": {"color": "#ab63fa", "symbol": "circle"}, "mode": "markers", "name": "high", "scene": "scene", "showlegend": true, "type": "scatter3d", "x": [-0.2341], "y": [-0.1174], "z": [-0.2635]}, {"hovertemplate": "color=audience<br>0=%{x}<br>1=%{y}<br>2=%{z}<extra></extra>", "legendgroup": "audience", "marker": {"color": "#FFA15A", "symbol": "circle"}, "mode": "markers", "name": "audience", "scene": "scene", "showlegend": true, "type": "scatter3d", "x": [-0.4553], "y": [-0.04087], "z": [-0.1208]}, {"hovertemplate": "color=during<br>0=%{x}<br>1=%{y}<br>2=%{z}<extra></extra>", "legendgroup": "during", "marker": {"color": "#19d3f3", "symbol": "circle"}, "mode": "markers", "name": "during", "scene": "scene", "showlegend": true, "type": "scatter3d", "x": [-0.1917], "y": [0.1318], "z": [-0.1686]}, {"hovertemplate": "color=said<br>0=%{x}<br>1=%{y}<br>2=%{z}<extra></extra>", "legendgroup": "said", "marker": {"color": "#FF6692", "symbol": "circle"}, "mode": "markers", "name": "said", "scene": "scene", "showlegend": true, "type": "scatter3d", "x": [-0.3216], "y": [-0.1886], "z": [-0.5103]}, {"hovertemplate": "color=half<br>0=%{x}<br>1=%{y}<br>2=%{z}<extra></extra>", "legendgroup": "half", "marker": {"color": "#B6E880", "symbol": "circle"}, "mode": "markers", "name": "half", "scene": "scene", "showlegend": true, "type": "scatter3d", "x": [-0.3017], "y": [-0.0201], "z": [-0.3255]}, {"hovertemplate": "color=later<br>0=%{x}<br>1=%{y}<br>2=%{z}<extra></extra>", "legendgroup": "later", "marker": {"color": "#FF97FF", "symbol": "circle"}, "mode": "markers", "name": "later", "scene": "scene", "showlegend": true, "type": "scatter3d", "x": [-0.05578], "y": [0.06934], "z": [-0.2646]}, {"hovertemplate": "color=takes<br>0=%{x}<br>1=%{y}<br>2=%{z}<extra></extra>", "legendgroup": "takes", "marker": {"color": "#FECB52", "symbol": "circle"}, "mode": "markers", "name": "takes", "scene": "scene", "showlegend": true, "type": "scatter3d", "x": [-0.175], "y": [0.07885], "z": [-0.07291]}], "layout": {"legend": {"title": {"text": "color"}, "tracegroupgap": 0}, "scene": {"domain": {"x": [0, 1], "y": [0, 1]}, "xaxis": {"title": {"text": "0"}}, "yaxis": {"title": {"text": "1"}}, "zaxis": {"title": {"text": "2"}}}, "title": {"text": "3D Visualization of Word2Vec Embeddings (IMDB Dataset)"}}}
